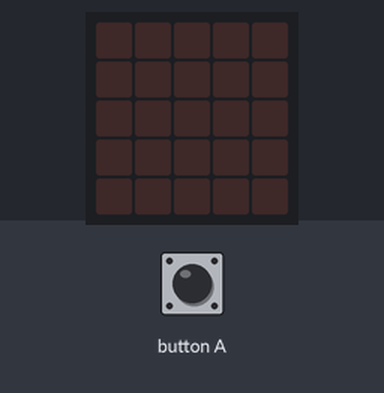
Simulated run of this program. Board: BBC micro:bit running MicroPython. On the bench: the board's 5×5 LED display. The test bench sets the inputs (shaded band).

Above: at 1.2 s.
1.3 s: button A pressed for 0.15 s
At 2.1 s:
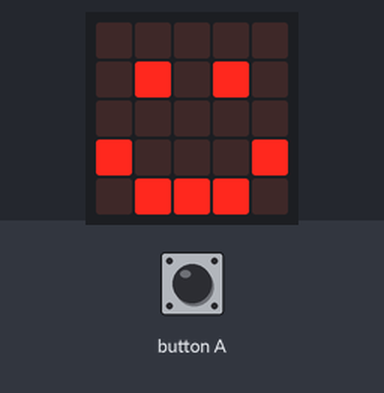
Timing chart, 0 to 4.3 s (numbered marks = the images above; inputs shaded):
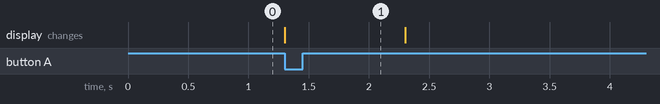

Measured:
- after the input at 1.3 s, the display: changes at once (image 1)

The program:

main.py
```python
from microbit import *

while True:
    if button_a.was_pressed():
        display.show(Image.HAPPY)
        sleep(1000)
        display.clear()
```
